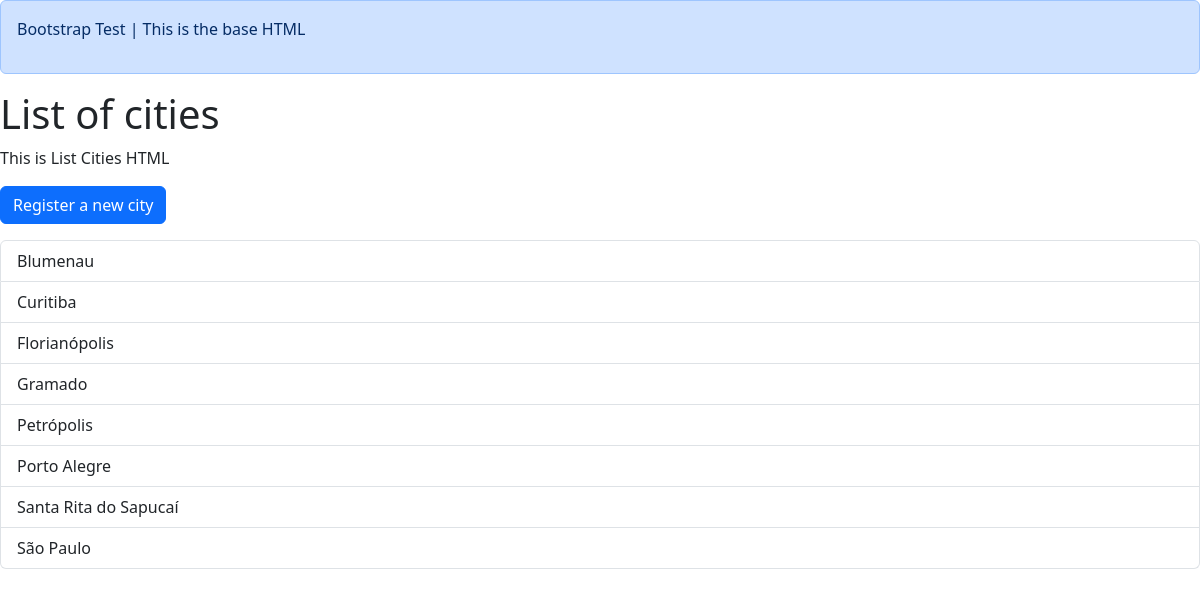
Screenshot of /cities/ with the database file from the repository.
### cadastro/models.py (models this page shows, shortened)
class Cidade(models.Model):
    nome = models.CharField(max_length=100, unique=True)
    is_capital = models.BooleanField(default=False)

### cadastro/views.py (the view)
# urls.py: path('cities/', list_cities, name='cities'),
def list_cities(request):
    if request.GET.__len__():
        query_set = Cidade.objects.filter(pk=request.GET['id'])
    else:
        query_set = Cidade.objects.all().order_by('nome')
    context = {
        "cities": query_set
    }
    return render(
        request,
        'cities/list.html',
        context
    )

### cadastro/templates/cities/list.html
{% extends 'base.html' %}
{% block container_div %}
<h1>List of cities</h1>
<p>This is List Cities HTML</p>
<p><a class="btn btn-primary" href="{% url 'create_city' %}">Register a new city</a></p>
<ul class="list-group">
    {% for city in cities %}
        <a class="list-group-item" href="{% url 'detailed_cities_param' city.id %}">{{ city.nome }}</a>
    {% endfor %}
</ul>
{% endblock %}

### rows the page displays
Cidade: nome "Blumenau"
Cidade: nome "Curitiba"
Cidade: nome "Florianópolis"
Cidade: nome "Gramado"
Cidade: nome "Petrópolis"
Cidade: nome "Porto Alegre"
Cidade: nome "Santa Rita do Sapucaí"
Cidade: nome "São Paulo"
